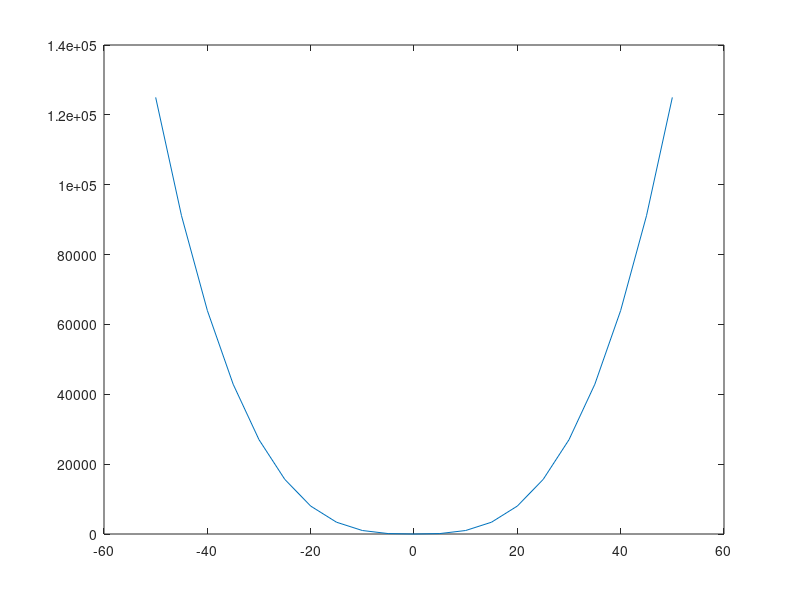

This figure's MATLAB source:
% Author         :Patricia Zaragoza Palma
% Date           :20211028
% version        :ecuacion5
% usage          :octave /phat/ ecuacion5
% Note           :Requiere aplicacion de octave para la ejecucion y graficacion de las ecuaciones 

clear
% Dominio de la Funcion 
z= -50:5:50
% Reglas de correspondencia (Funcion)
y= abs (z.^3)
% Plotear funcion 
plot(z, y);